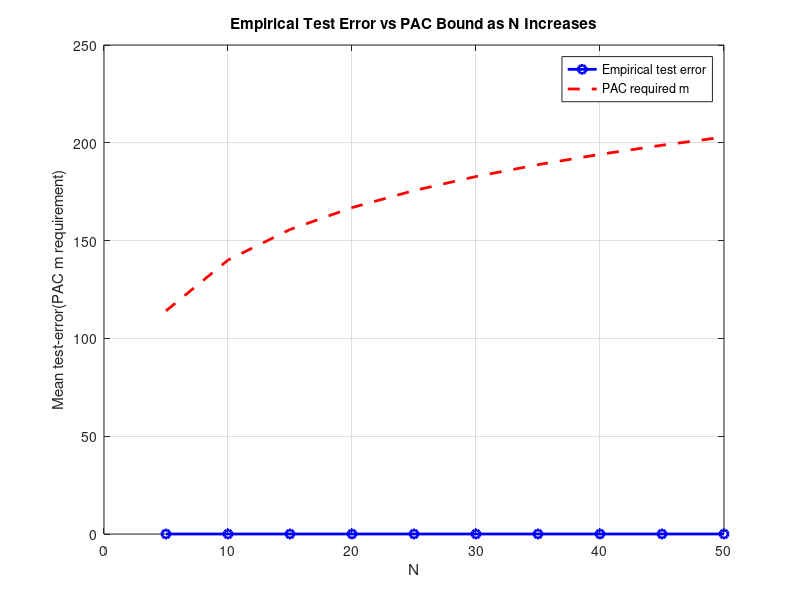

Write MATLAB code to recreate this figure.
%BU ID: skandan
% HW7 Problem 2.1(4) the empirical risk minimizer: compare PAC ERM against
% Test-error. Report results for Varying N and m values
% Compare PAC Bound vs Observed Test Error
clc; clear; rng('shuffle');

%% sweep over N or sweep over m (true = increasing N; false = increasing m)
sweepN = true;   % set to false to sweep over m instead

%% Parameters
eps = 0.05;       % epsilon for PAC bound
delta = 0.05;     % delta for PAC bound
T = 200;          % number of trials per setting
test_points = 10000;

% Increase N or m
if sweepN
    N_values = 5:5:50;   % sweep N
    m = 100;             % fixed m
else
    m_values = 10:10:200;  % sweep m
    N = 10;               % fixed N
end

mean_test_errors = [];
PAC_required_m = [];


%% Main loop
if sweepN
    for N = N_values
        fprintf('Running for N = %d...\n', N);

        grid_points = (0:N)/N; % interval [0, 1]

        % Build hypothesis class
        H = [];
        for i = 0:N-1
            for j = i+1:N
                H = [H; i j];
            end
        end
        numH = size(H,1); % (H is order[55x2])

        % PAC bound required m
        PAC_m = (1/eps) * ( log(numH) + log(1/delta) );
        PAC_required_m(end+1) = PAC_m;

        % Simulation to measure empirical test error
        test_error_frac = zeros(T,1);

        for t = 1:T
            % pick true interval
            k = randi(numH);
            i_star = H(k,1); j_star = H(k,2);
            a_star = grid_points(i_star+1); b_star = grid_points(j_star+1);

            % training set
            xs_train = rand(m,1);
            ys_train = (xs_train >= a_star) & (xs_train <= b_star);

            % ERM
            bestErr = m+1; bestLen = -1; bestIdx = -1;
            for hidx = 1:numH
                i = H(hidx,1); j = H(hidx,2);
                a = grid_points(i+1); b = grid_points(j+1);
                h_pred = (xs_train >= a) & (xs_train <= b);
                err = sum(h_pred ~= ys_train);
                len = j - i;
                if err < bestErr || (err == bestErr && len > bestLen)
                    bestErr = err; bestLen = len; bestIdx = hidx;
                end
            end

            % Selected hypothesis
            i_sel = H(bestIdx,1); j_sel = H(bestIdx,2);
            a_sel = grid_points(i_sel+1); b_sel = grid_points(j_sel+1);

            % Test set
            xs_test = rand(test_points,1);
            ys_test = (xs_test >= a_star) & (xs_test <= b_star);
            preds = (xs_test >= a_sel) & (xs_test <= b_sel);

            test_error_frac(t) = mean(preds ~= ys_test);
        end

        mean_test_errors(end+1) = mean(test_error_frac);
    end
else
    for m = m_values
        fprintf('Running for m = %d...\n', m);

        grid_points = (0:N)/N;

        % Build hypothesis class
        H = [];
        for i = 0:N-1
            for j = i+1:N
                H = [H; i j];
            end
        end
        numH = size(H,1);

        % PAC-required m for comparison
        PAC_required_m(end+1) = (1/eps)*(log(numH)+log(1/delta));

        test_error_frac = zeros(T,1);

        for t = 1:T
            % pick true hypothesis
            k = randi(numH);
            i_star = H(k,1); j_star = H(k,2);
            a_star = grid_points(i_star+1); b_star = grid_points(j_star+1);

            xs_train = rand(m,1);
            ys_train = (xs_train >= a_star) & (xs_train <= b_star);

            % ERM
            bestErr = m+1; bestLen = -1; bestIdx = -1;
            for hidx = 1:numH
                i = H(hidx,1); j = H(hidx,2);
                a = grid_points(i+1); b = grid_points(j+1);
                h_pred = (xs_train >= a) & (xs_train <= b);
                err = sum(h_pred ~= ys_train);
                len = j - i;
                if err < bestErr || (err == bestErr && len > bestLen)
                    bestErr = err; bestLen = len; bestIdx = hidx;
                end
            end

            i_sel = H(bestIdx,1); j_sel = H(bestIdx,2);
            a_sel = grid_points(i_sel+1); b_sel = grid_points(j_sel+1);

            xs_test = rand(test_points,1);
            ys_test = (xs_test >= a_star) & (xs_test <= b_star);
            preds = (xs_test >= a_sel) & (xs_test <= b_sel);

            test_error_frac(t) = mean(preds ~= ys_test);
        end

        mean_test_errors(end+1) = mean(test_error_frac);
    end
end


%% Plot results
figure;
if sweepN
    plot(N_values, mean_test_errors, 'b-o', 'LineWidth', 2); hold on;
    plot(N_values, PAC_required_m, 'r--', 'LineWidth', 2);
    xlabel('N');
    ylabel('Mean test-error(PAC m requirement)');
    legend('Empirical test error', 'PAC required m');
    title('Empirical Test Error vs PAC Bound as N Increases');
else
    plot(m_values, mean_test_errors, 'b-o', 'LineWidth', 2); hold on;
    plot(m_values, PAC_required_m, 'r--', 'LineWidth', 2);
    xlabel('m (training samples)');
    ylabel('Error or PAC m requirement');
    legend('Empirical test error', 'PAC required m');
    title('Empirical Test Error vs PAC Bound as m Increases');
end
grid on;
